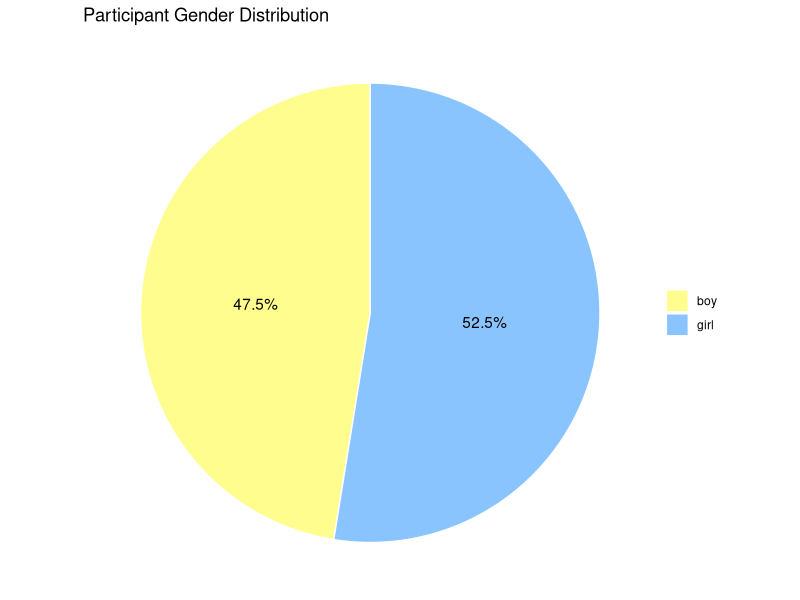
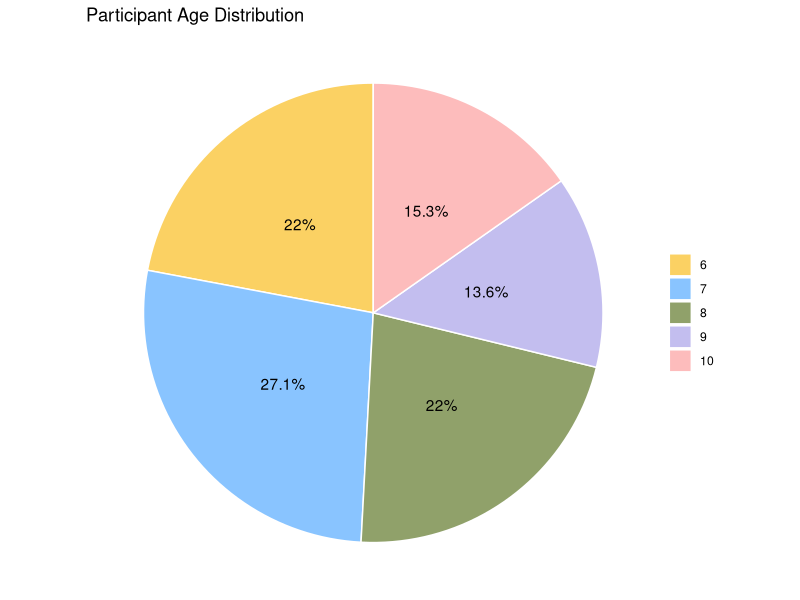
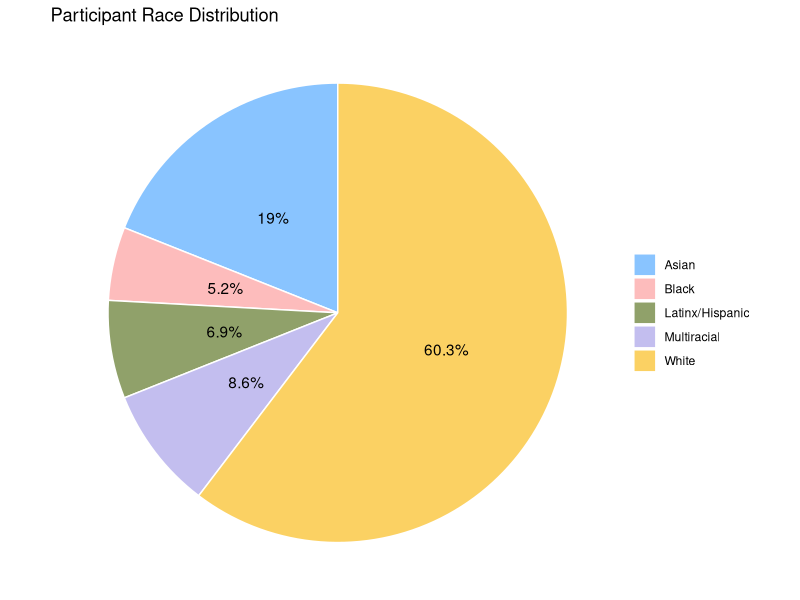

Generate these figures, in order, with R:
## ---- chunk 1
knitr::opts_chunk$set(echo = TRUE)
library(tidyverse)
library(dplyr)
library(readxl)
library(tidyr)
library(ggplot2)
## ---- chunk 2

qualtrics_partial <-read.csv("Cynthia Thesis_January 30, 2025_12.22.csv")

## cleaning the data by PID

qualtrics_partial <- qualtrics_partial %>% 
  mutate(PID = replace(PID, which(PID == 48)[2], 47)) %>%
  select(-c(StartDate, EndDate, Status, IPAddress, Progress, Duration..in.seconds., RecordedDate, ResponseId, RecipientFirstName, RecipientLastName, RecipientEmail, ExternalReference, LocationLatitude, LocationLongitude)) %>%
  mutate(PID = as.numeric(PID)) %>%
  arrange(PID) %>%
  filter(!is.na(PID))

## loading the data sheet from Google sheets

iss_partial <-read_excel("Intersectional Stereotypes Data.xlsx")

iss_partial <- iss_partial %>%
  filter(!is.na(PID))

## merging two data set by PID

thesis_partial <- full_join(qualtrics_partial, iss_partial, by = "PID")

## excluding the duplicated PID with empty Qualtrics responses

## Identify PIDs that appear more than once
duplicate_pids <- thesis_partial %>%
  count(PID) %>%
  filter(n > 1) %>%
  pull(PID)

## Remove duplicated PIDs only if their "smart_screener1" response is blank
thesis_partial <- thesis_partial %>%
  filter(!(PID %in% duplicate_pids & (is.na(smart_screener1) | smart_screener1 == "")))

## exclude the excluded participants

thesis_partial <- thesis_partial %>%
  filter(exclude == "no")


## ---- chunk 3

## demographic breakdown for participants - gender

table(thesis_partial$Gender)

ggplot(as.data.frame(table(thesis_partial$Gender)), aes(x = "", y = Freq, fill = Var1)) +
  geom_bar(stat = "identity", width = 1, color = "white") +
  coord_polar(theta = "y") +
  theme_void() +
  theme(legend.title = element_blank()) +
  ggtitle("Participant Gender Distribution") +
  geom_text(aes(label = paste0(round(Freq / sum(Freq) * 100, 1), "%")), 
            position = position_stack(vjust = 0.5)) +
  scale_fill_manual(values = c("boy" = "#fffd8d", "girl" = "#89c4ff")) 



## ---- chunk 4

## demographic breakdown for participants - gender

table(thesis_partial$`Age (CALCULATED FROM PREVIOUS COLUMNS)`)

ggplot(as.data.frame(table(thesis_partial$`Age (CALCULATED FROM PREVIOUS COLUMNS)`)), aes(x = "", y = Freq, fill = Var1)) +
  geom_bar(stat = "identity", width = 1, color = "white") +
  coord_polar(theta = "y") +
  theme_void() +
  theme(legend.title = element_blank()) +
  ggtitle("Participant Age Distribution") +
  geom_text(aes(label = paste0(round(Freq / sum(Freq) * 100, 1), "%")), 
            position = position_stack(vjust = 0.5)) +
  scale_fill_manual(values = c("6" = "#fbd163", "7" = "#89c4ff", "8" = "#90a16a", "9" = "#c3beef", "10" = "#fdbcbc")) 

## ---- chunk 5

## demographic breakdown for participants - race

table(thesis_partial$Race)

## from the table, we can see that some RAs accidentally entered A, W instead of W, A, both of which mean that the participants are multiracial White and Asian. We will also want to count participant who identify White and Hispanic as Latinx/Hispanic. Therefore, we are creating a new race variable here.

thesis_partial <- thesis_partial %>%
  mutate(
    RaceCategory = case_when(
      Race %in% c("A, W", "W, A") ~ "Multiracial",  # Mark A, W or W, A as Multiracial
      Race %in% c("W, H") ~ "Latinx/Hispanic",  # Mark W, H as Latinx/Hispanic
      Race == "W" ~ "White",  # Mark W as White
      Race == "A" ~ "Asian",  # Mark A as Asian
      Race == "B" ~ "Black", # Mark B as Black
      Race == "Chose not to respond" ~ "Choose not to respond",  # Keep as is
      TRUE ~ NA_character_  # If none of the conditions match, assign NA
    )
  )

# Check the results
table(thesis_partial$RaceCategory)

## create the pie chart

ggplot(as.data.frame(table(thesis_partial$RaceCategory)), aes(x = "", y = Freq, fill = Var1)) +
  geom_bar(stat = "identity", width = 1, color = "white") +
  coord_polar(theta = "y") +
  theme_void() +
  theme(legend.title = element_blank()) +
  ggtitle("Participant Race Distribution") +
  geom_text(aes(label = paste0(round(Freq / sum(Freq) * 100, 1), "%")), 
            position = position_stack(vjust = 0.5)) +
  scale_fill_manual(values = c("White" = "#fbd163", "Black" = "#fdbcbc", "Asian" = "#89c4ff", "Latinx/Hispanic" = "#90a16a", "Multiracial" = "#c3beef", "Choose not to respond" = "#fdbcbc")) 

